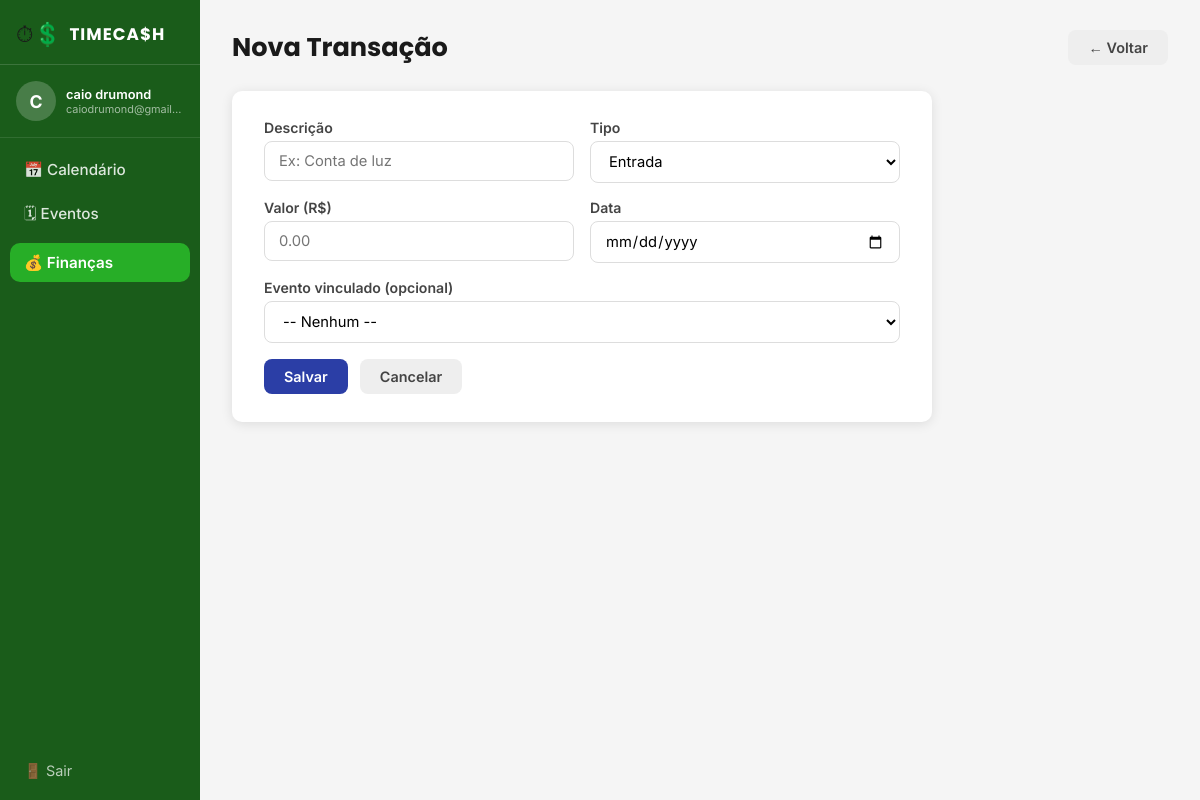
/financas/nova (signed in), run on the app's committed database.
### app/models.py (models this page shows, shortened)
class User(UserMixin, db.Model):
    __tablename__ = 'users'
    id = db.Column(db.Integer, primary_key=True)
    name = db.Column(db.String(100), nullable=False)
    email = db.Column(db.String(150), unique=True, nullable=False)
    password_hash = db.Column(db.String(256), nullable=False)
    created_at = db.Column(db.DateTime, default=datetime.utcnow)
    events = db.relationship('Event', backref='user', lazy=True, cascade='all, delete-orphan')
    finances = db.relationship('Finance', backref='user', lazy=True, cascade='all, delete-orphan')

### app/finances/routes.py (the view, shortened to what this page needs)
@finances_bp.route('/nova', methods=['GET', 'POST'])
@login_required
def create():
    form = FinanceForm()
    events = Event.query.filter_by(user_id=current_user.id).all()
    form.set_event_choices(events)
    return render_template('finances/form.html', form=form, title='Nova Transação')

### app/finances/forms.py
class FinanceForm(FlaskForm):
    description = StringField('Descrição', validators=[DataRequired(message='Descrição obrigatória')])
    amount = FloatField('Valor (R$)', validators=[DataRequired(message='Valor obrigatório'), NumberRange(min=0.01, message='Valor deve ser maior que zero')])
    type = SelectField('Tipo', choices=[('entrada', 'Entrada'), ('saida', 'Saída')], validators=[DataRequired()])
    date = DateField('Data', validators=[DataRequired(message='Data obrigatória')])
    event_id = SelectField('Evento vinculado (opcional)', coerce=int, validators=[Optional()])
    submit = SubmitField('Salvar')
    def set_event_choices(self, events):
        self.event_id.choices = [(0, '-- Nenhum --')] + [(e.id, e.title) for e in events]

### app/models.py (called while the page is built)
@login_manager.user_loader
def load_user(user_id):
    return User.query.get(int(user_id))

### app/templates/finances/form.html (shortened to what this page needs)
{% extends 'base.html' %}
{% block content %}
<div class="page-header">
    <h1>{{ title }}</h1>
    <a href="{{ url_for('finances.index') }}" class="btn btn-ghost">← Voltar</a>
</div>
<div class="form-card">
    <form method="POST" novalidate>
        <div class="form-row">
            <div class="form-group">
                {{ form.description.label }}
                {{ form.description(class='form-input', placeholder='Ex: Conta de luz') }}
            </div>
            <div class="form-group">
                {{ form.type.label }}
                {{ form.type(class='form-input form-select') }}
            </div>
        </div>
        <div class="form-row">
            <div class="form-group">
                {{ form.amount.label }}
                {{ form.amount(class='form-input', placeholder='0.00', step='0.01') }}
            </div>
            <div class="form-group">
                {{ form.date.label }}
                {{ form.date(class='form-input') }}
            </div>
        </div>
        <div class="form-group">
            {{ form.event_id.label }}
            {{ form.event_id(class='form-input form-select') }}
        </div>
        <div class="form-actions">
            {{ form.submit(class='btn btn-primary') }}
            <a href="{{ url_for('finances.index') }}" class="btn btn-ghost">Cancelar</a>
        </div>
    </form>
</div>
{% endblock %}

### app/templates/base.html (shortened to what this page needs)
<!DOCTYPE html>
<html lang="pt-BR">
<head>
    <link rel="stylesheet" href="{{ url_for('static', filename='css/style.css') }}">
</head>
<body>
{% if current_user.is_authenticated %}
<div class="layout">
    <aside class="sidebar">
        <div class="sidebar-logo">
            <span class="logo-icon">⏱💲</span>
            <span class="logo-text">TIMECA$H</span>
        </div>
        <div class="sidebar-user">
            <div class="avatar">{{ current_user.name[0].upper() }}</div>
            <div class="user-info">
                <span class="user-name">{{ current_user.name }}</span>
                <span class="user-email">{{ current_user.email }}</span>
            </div>
        </div>
        <nav class="sidebar-nav">
            <a href="{{ url_for('calendar.index') }}" class="nav-item {% if request.blueprint == 'calendar' %}active{% endif %}">
                📅 Calendário
            </a>
            <a href="{{ url_for('events.index') }}" class="nav-item {% if request.blueprint == 'events' %}active{% endif %}">
                🗓 Eventos
            </a>
            <a href="{{ url_for('finances.index') }}" class="nav-item {% if request.blueprint == 'finances' %}active{% endif %}">
                💰 Finanças
            </a>
        </nav>
        <a href="{{ url_for('auth.logout') }}" class="logout-btn">🚪 Sair</a>
    </aside>
    <main class="main-content">
        {% block content %}{% endblock %}
    </main>
</div>
{% endif %}
</body>
</html>

### app/static/css/style.css (style rules this page uses)
:root { --green-dark: #1a5c1a; --green-mid: #237a23; --green-light: #2ecc2e; --green-accent: #27ae27; --red-dark: #8b1a1a; --red-mid: #c0392b; --gray-dark: #2d2d2d; --gray-mid: #444; --gray-light: #f5f5f5; --gray-border: #ddd; --white: #ffffff; --text-dark: #1a1a1a; --text-muted: #777; --sidebar-width: 200px; --radius: 10px; --shadow: 0 2px 12px rgba(0,0,0,0.10); }
* { box-sizing: border-box; margin: 0; padding: 0; }
body { font-family: 'Inter', sans-serif; background: var(--gray-light); color: var(--text-dark); min-height: 100vh; }
.layout { display: flex; min-height: 100vh; }
.sidebar { width: var(--sidebar-width); background: var(--green-dark); display: flex; flex-direction: column; padding: 0; position: fixed; top: 0; left: 0; bottom: 0; z-index: 100; }
.sidebar-logo { display: flex; align-items: center; gap: 8px; padding: 20px 16px 16px; border-bottom: 1px solid rgba(255,255,255,0.15); }
.logo-icon { font-size: 1.4rem; }
.logo-text { font-family: 'Poppins', sans-serif; font-weight: 700; font-size: 1.05rem; color: var(--white); letter-spacing: 1px; }
.sidebar-user { display: flex; align-items: center; gap: 10px; padding: 16px; border-bottom: 1px solid rgba(255,255,255,0.1); }
.avatar { width: 40px; height: 40px; border-radius: 50%; background: rgba(255,255,255,0.2); color: white; font-weight: 700; font-size: 1.1rem; display: flex; align-items: center; justify-content: center; flex-shrink: 0; }
.user-info { display: flex; flex-direction: column; overflow: hidden; }
.user-name { color: white; font-size: 0.8rem; font-weight: 600; white-space: nowrap; overflow: hidden; text-overflow: ellipsis; }
.user-email { color: rgba(255,255,255,0.6); font-size: 0.68rem; white-space: nowrap; overflow: hidden; text-overflow: ellipsis; }
.sidebar-nav { display: flex; flex-direction: column; gap: 4px; padding: 12px 10px; flex: 1; }
.nav-item { display: flex; align-items: center; gap: 8px; padding: 10px 14px; border-radius: var(--radius); color: rgba(255,255,255,0.85); text-decoration: none; font-size: 0.95rem; font-weight: 500; transition: background 0.2s; }
.nav-item.active { background: var(--green-accent); color: white; font-weight: 600; }
.logout-btn { margin: 10px; padding: 10px 14px; border-radius: var(--radius); color: rgba(255,255,255,0.7); text-decoration: none; font-size: 0.9rem; transition: background 0.2s; display: block; }
.main-content { margin-left: var(--sidebar-width); padding: 28px 32px; flex: 1; max-width: 100%; }
.page-header { display: flex; align-items: center; justify-content: space-between; margin-bottom: 24px; }
.page-header h1 { font-family: 'Poppins', sans-serif; font-size: 1.6rem; font-weight: 700; color: var(--text-dark); }
.form-card { background: white; border-radius: var(--radius); padding: 28px 32px; box-shadow: var(--shadow); max-width: 700px; }
.form-row { display: grid; grid-template-columns: 1fr 1fr; gap: 16px; }
.form-group { display: flex; flex-direction: column; gap: 5px; margin-bottom: 16px; }
.form-group label { font-size: 0.88rem; font-weight: 600; color: var(--gray-mid); }
.form-input { padding: 10px 14px; border: 1.5px solid var(--gray-border); border-radius: 8px; font-size: 0.92rem; font-family: 'Inter', sans-serif; transition: border-color 0.2s; background: white; }
.form-select { cursor: pointer; }
.form-actions { display: flex; gap: 12px; margin-top: 8px; }
.btn { padding: 9px 20px; border-radius: 8px; font-size: 0.9rem; font-weight: 600; cursor: pointer; border: none; text-decoration: none; display: inline-flex; align-items: center; gap: 6px; transition: opacity 0.2s, transform 0.1s; font-family: 'Inter', sans-serif; }
.btn-primary { background: #2b3ea6; color: white; }
.btn-ghost { background: #eee; color: var(--gray-mid); }

### data on the page
User: name "C", name "caio drumond", email "caiodrumond@gmail…"

### other printed values
{{ title }} "Nova Transação"
